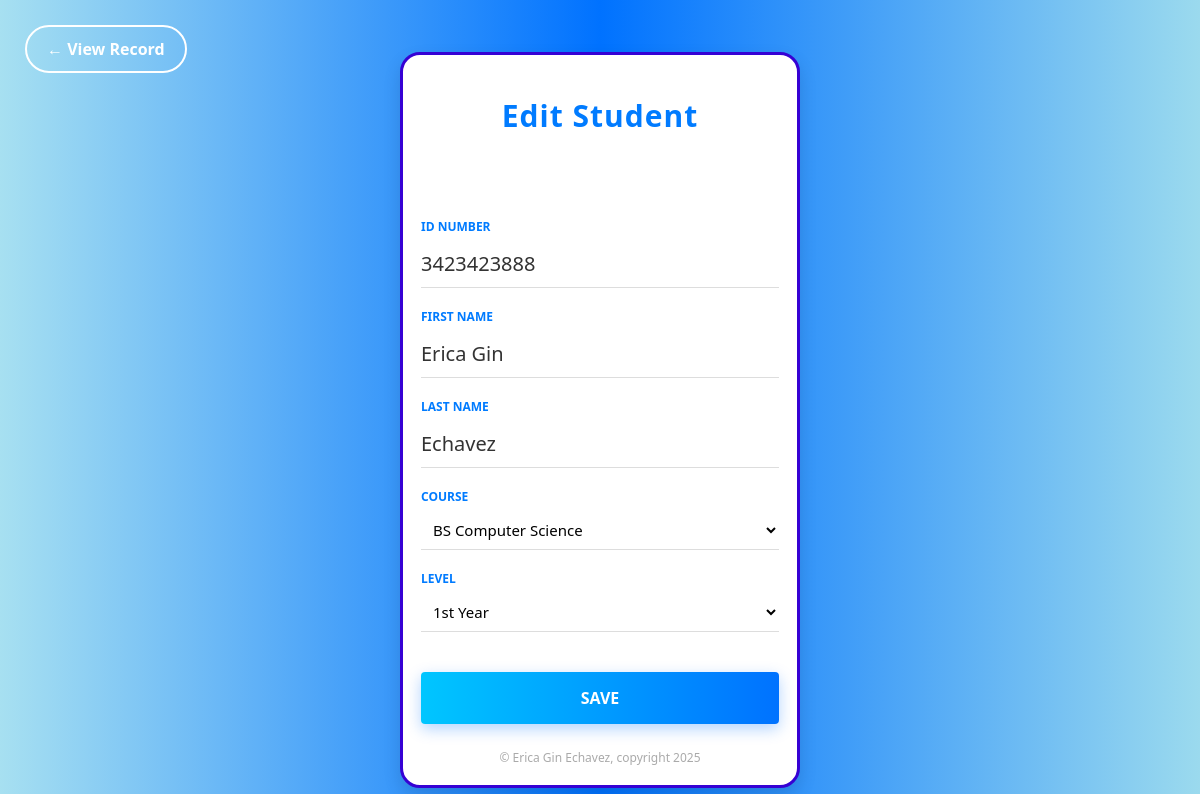
Screenshot of /edit/1 with the database file from the repository.
### tables this page shows
CREATE TABLE student (
            id INTEGER PRIMARY KEY AUTOINCREMENT,
            idno VARCHAR(10) UNIQUE,
            firstname VARCHAR(50),
            lastname VARCHAR(50),
            course VARCHAR(10),
            level VARCHAR(5)
        );

### app.py (the view, shortened to what this page needs)
@app.route('/edit/<int:student_id>', methods=['GET', 'POST'])
def edit_student(student_id):
    conn = sqlite3.connect(DB_NAME)
    conn.row_factory = sqlite3.Row
    cursor = conn.cursor()
    student = cursor.execute("SELECT * FROM student WHERE id=?", (student_id,)).fetchone()
    conn.close()
    if not student:
        return redirect(url_for('view_list'))
    return render_template('add.html', student=student)

### templates/add.html (shortened to what this page needs)
{% extends 'base.html' %}
{% block content %}
<a href="{{ url_for('view_list') }}" class="btn-back">
    &#8592; View Record
</a>
<div class="form-card">
    <h2>{{ 'Edit Student' if student else 'Student Entry' }}</h2>
    <form method="POST" action="{{ url_for('edit_student', student_id=student['id']) if student else url_for('index') }}">
        <div class="input-group">
            <label>ID Number</label>
            <input id="idnoInput" type="text" name="idno" value="{{ student['idno'] if student else '' }}" required inputmode="numeric" pattern="\d+" maxlength="10">
        </div>
        <div class="input-group">
            <label>First Name</label>
            <input type="text" id= "firstName" name="firstname" value="{{ student['firstname'] if student else '' }}" required>
        </div>
        <div class="input-group">
            <label>Last Name</label>
            <input type="text" id="lastName" name="lastname" value="{{ student['lastname'] if student else '' }}" required>
        </div>
        <div class="input-group">
            <label>Course</label>
                <select name="course" id="courseSelect" required style="width:100%;padding:8px;border:none;border-bottom:1px solid #ddd;background:transparent;font-size:15px;">
                    <option value="BS Computer Science" >BS Computer Science</option>
                </select>
                 </div>
        <div class="input-group">
            <label>Level</label>
            <div style="display:flex;gap:10px;align-items:center;">
                <select name="level" id="levelSelect" required style="width:100%;padding:8px;border:none;border-bottom:1px solid #ddd;background:transparent;font-size:15px;">
                    <option value= 1>1st Year</option>
                </select>
            </div>
        </div>
        <button id="saveBtn" type="submit" class="btn-save">SAVE</button>
    </form>
    <div class="footer">
        &copy; Erica Gin Echavez, copyright 2025
    </div>
</div>
{% endblock %}

### static/w3.css (style rules this page uses)
*,*:before,*:after { box-sizing:inherit }
html { -ms-text-size-adjust:100%;-webkit-text-size-adjust:100% }
body { margin:0 }
a { background-color:transparent }
button,input,select,textarea,optgroup { font:inherit;margin:0 }
button,input { overflow:visible }
button,select { text-transform:none }
button,[type=button],[type=reset],[type=submit] { -webkit-appearance:button }
html,body { font-family:Verdana,sans-serif;font-size:15px;line-height:1.5 }
html { overflow-x:hidden }
h2 { font-size:30px }
h1,h2,h3,h4,h5,h6 { font-family:"Segoe UI",Arial,sans-serif;font-weight:400;margin:10px 0 }
a { color:inherit }

### templates/add.html (style rules this page uses)
body { background: linear-gradient(90deg, #a7e0f1, #0072ff, #9bdaee ); min-height: 100vh; font-family: 'Segoe UI', Tahoma, Geneva, Verdana, sans-serif; display: flex; justify-content: center; align-items: center; margin: 0; position: relative; }
.form-card { background: white; width: 100%; max-width: 400px; padding: 18px; border-radius: 20px; border: 3px solid rgb(54, 1, 212); box-shadow: 0 8px 18px rgba(0,0,0,0.12); margin-top: 40px; }
.btn-back { position:fixed; top: 25px; left: 25px; text-decoration: none; color: white; font-weight: bold; font-size: 16px; padding: 10px 20px; border: 2px solid white; border-radius: 30px; transition: 0.3s; display: flex; align-items: center; gap: 5px; }
h2 { text-align: center; color: #007bff; margin-bottom: 80px; margin-top: 20px; letter-spacing: 1px; font-weight: bold; }
.input-group { margin-bottom: 20px; }
label { display: block; font-size: 12px; color: #007bff; font-weight: bold; margin-bottom: 5px; text-transform: uppercase; }
input { width: 100%; padding: 8px 0; border: none; border-bottom: 1px solid #ddd; outline: none; font-size: 20px; color: #333; transition: 0.3s; }
.btn-save { width: 100%; padding: 14px; background: linear-gradient(to right, #00c6ff, #0072ff); border: none; color: white; font-size: 16px; font-weight: bold; border-radius: 4px; cursor: pointer; margin-top: 20px; box-shadow: 0 5px 15px rgba(0, 114, 255, 0.3); }
.footer { text-align: center; font-size: 12px; color: #aaa; margin-top: 25px; }

### rows the page displays
student: idno "3423423888", firstname "Erica Gin", lastname "Echavez"

### other values shown
{{ 'Edit Student' if student else 'Student Entry' }} "Edit Student"
